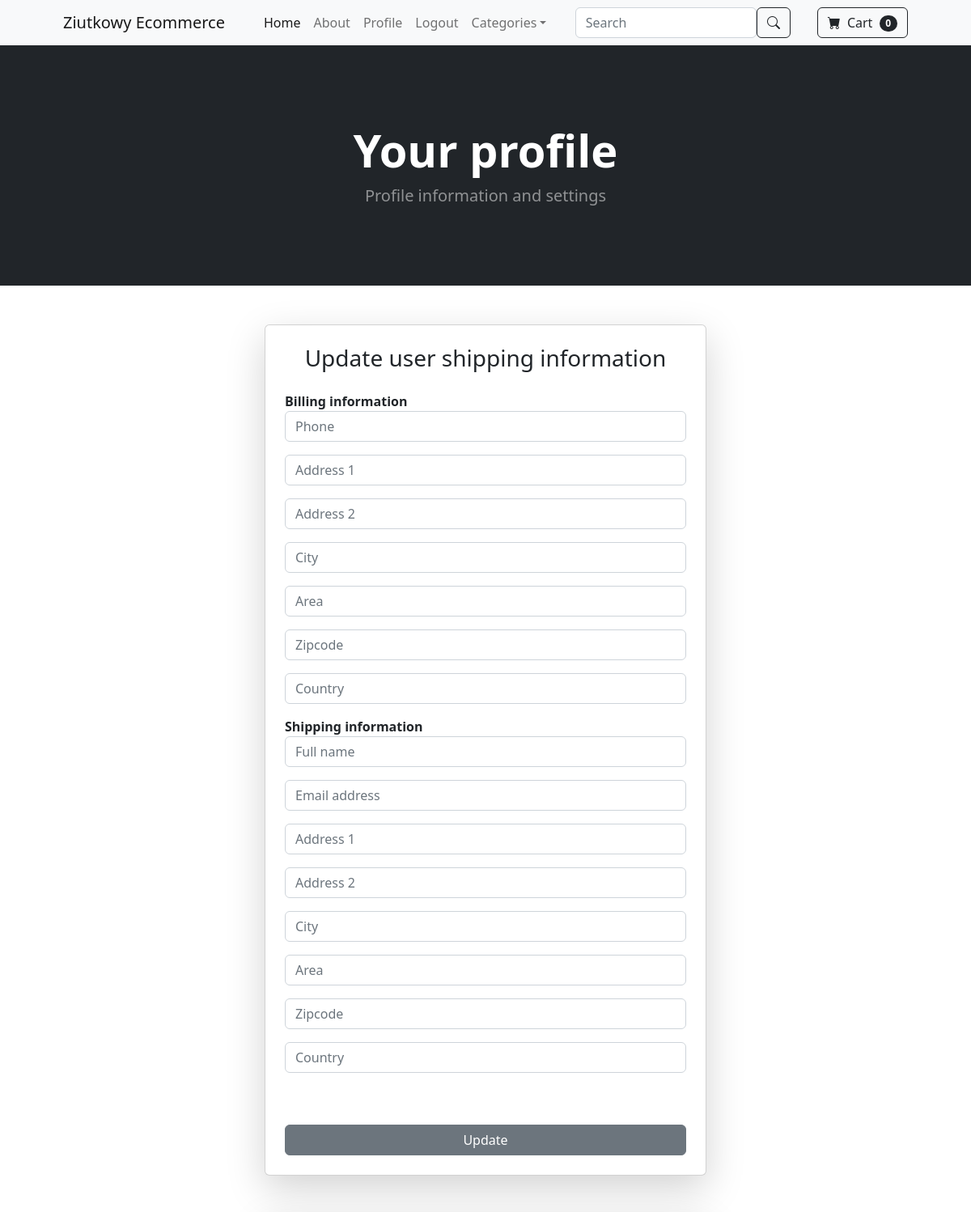
The app's page /profile/ (signed in, upper part), older data.
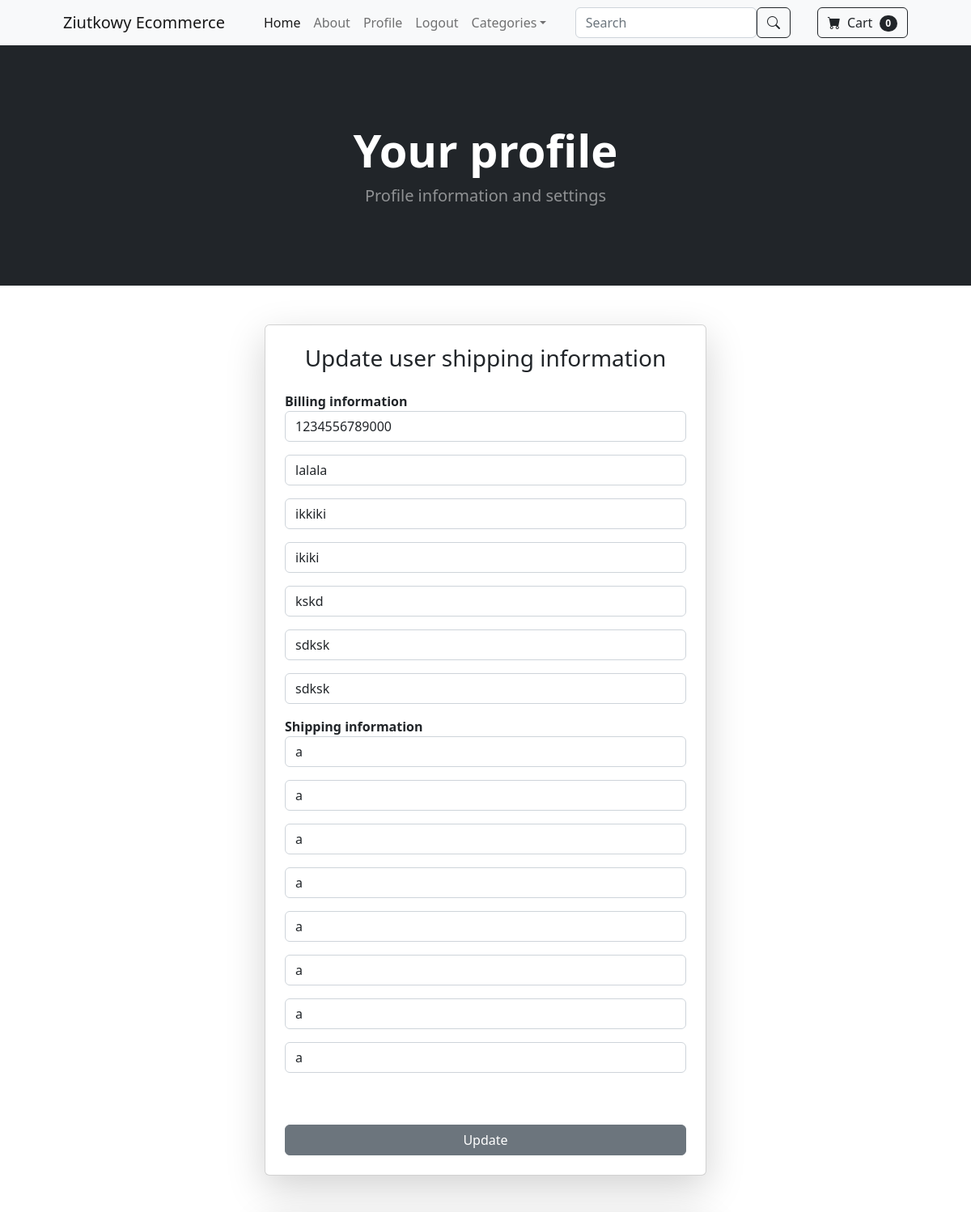
The same page, newer data.
### store/models.py (models this page shows, shortened)
class Profile(models.Model):
    user = models.OneToOneField(User, on_delete=models.CASCADE)
    date_modified = models.DateTimeField(user, auto_now=True)
    phone = models.CharField(max_length=20, blank=True)
    address1 = models.CharField(max_length=200, blank=True)
    address2 = models.CharField(max_length=200, blank=True)
    city = models.CharField(max_length=200, blank=True)
    area = models.CharField(max_length=200, blank=True)
    zipcode = models.CharField(max_length=200, blank=True)
    country = models.CharField(max_length=200, blank=True)
    old_cart = models.CharField(max_length=200, blank=True, null=True)

### payment/models.py (models this page shows, shortened)
class ShippingAddress(models.Model):
    user = models.ForeignKey(User,on_delete=models.CASCADE, null=True, blank=True)
    shipping_full_name = models.CharField(max_length=255)
    shipping_email = models.EmailField(max_length=255)
    shipping_address1 = models.CharField(max_length=255)
    shipping_address2 = models.CharField(max_length=255)
    shipping_city = models.CharField(max_length=255)
    shipping_area = models.CharField(max_length=255)
    shipping_zipcode = models.CharField(max_length=255)
    shipping_country = models.CharField(max_length=255)
    class Meta:
        verbose_name_plural = 'Shipping Address'

### store/views.py (the view, shortened to what this page needs)
# urls.py: path('profile/', views.profile, name='profile'),
def profile(request):
    if not request.user.is_authenticated:
        messages.success(request=request, message="You must be logged in!")
        return redirect('home')
    current_user = User.objects.get(id=request.user.id)
    try:
        shipping_user = ShippingAddress.objects.get(user=current_user)
    except ShippingAddress.DoesNotExist:
        shipping_user = None
    try:
        current_profile = Profile.objects.get(user=current_user)
    except Profile.DoesNotExist:
        current_profile = None
    user_form = ChangeUserInfoForm(request.POST or None, instance=current_user)
    ship_form = ChangeShippingForm(request.POST or None, instance=shipping_user)
    bill_form = ChangeBillingForm(request.POST or None, instance=current_profile)
    pass_form = ChangePasswordForm(current_user, request.POST or None)
    return render(request, 'profile.html', {
        'user_form':user_form,
        'pass_form':pass_form,
        'bill_form':bill_form,
        'ship_form':ship_form})

### store/forms.py
class ChangeUserInfoForm(UserChangeForm):
	password = None
	email = forms.EmailField(label="", widget=forms.TextInput(attrs={'class':'form-control', 'placeholder':'Email Address'}))
	first_name = forms.CharField(label="", max_length=100, widget=forms.TextInput(attrs={'class':'form-control', 'placeholder':'First Name'}))
	last_name = forms.CharField(label="", max_length=100, widget=forms.TextInput(attrs={'class':'form-control', 'placeholder':'Last Name'}))
	class Meta:
		model = User
		fields = ('username', 'first_name', 'last_name', 'email')
	def __init__(self, *args, **kwargs):
		super(ChangeUserInfoForm, self).__init__(*args, **kwargs)
		self.fields['username'].widget.attrs['class'] = 'form-control'
		self.fields['username'].widget.attrs['placeholder'] = 'User Name'
		self.fields['username'].label = ''
		self.fields['username'].help_text = '<span class="form-text text-muted"><small>Required. 150 characters or fewer. Letters, digits and @/./+/-/_ only.</small></span>'

### cart/cart.py (called while the page is built)
    def __len__(self):
        return len(self.cart)

### cart/context_processors.py (called while the page is built)
def cart(request):
    return{'cart': Cart(request)}

### store/context_processors.py (called while the page is built)
def categories(request):
    return {'categories': Category.objects.all()}

### store/templates/profile.html (shortened to what this page needs)
{% extends 'base.html' %}
{% block content %}
<header class="bg-dark py-5">
    <div class="container px-4 px-lg-5 my-5">
        <div class="text-center text-white">
            <h1 class="display-4 fw-bolder">Your profile</h1>
            <p class="lead fw-normal text-white-50 mb-0">Profile information and settings</p>
        </div>
    </div>
</header>
<div class="container mt-5">
    <div class="row justify-content-center">
        <div class="col-md-6">
            <div class="card shadow-lg p-4">
                <h3 class="text-center mb-4">Update user shipping information</h3>
                <strong>Billing information</strong>
                <form method="POST" action="{% url 'profile' %}">
                    {{ bill_form.as_p }}
                    <strong>Shipping information</strong>
                    {{ ship_form.as_p }}
                    <br/><br/>
                    <button type="submit" name="bill_form_submit" class="btn btn-secondary w-100">
                        Update
                    </button>
                </form>
            </div>
        </div>
    </div>
</div>
{% endblock %}

Row changes from the older to the newer data that the page shows:
added Profile: phone "1234556789000", address1 "lalala", address2 "ikkiki", city "ikiki", area "kskd", zipcode "sdksk", country "sdksk"
added ShippingAddress: shipping_full_name "a", shipping_email "a", shipping_address1 "a", shipping_address2 "a", shipping_city "a", shipping_area "a", shipping_zipcode "a", shipping_country "a"
